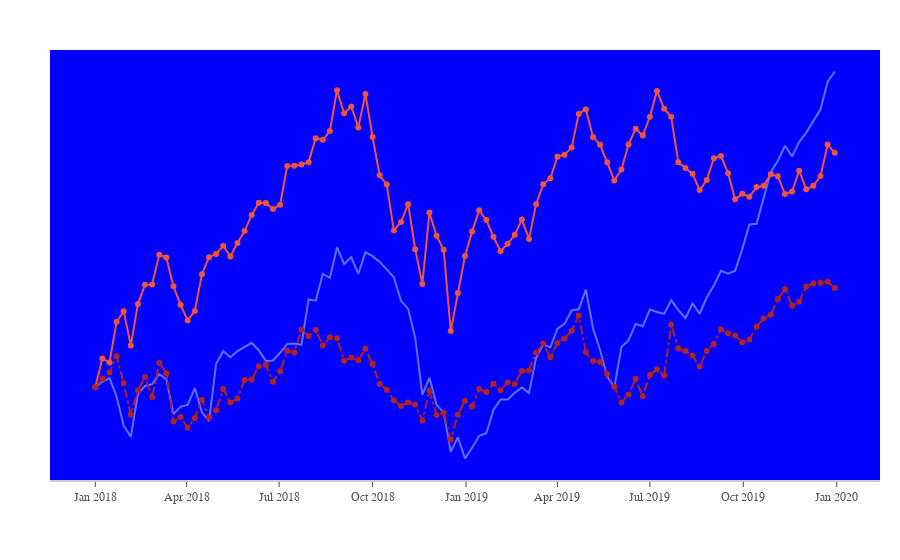

Notebook source saved alongside this figure:
### Code cell
fig = go.Figure()
fig.add_trace( go.Scatter( x = df_stocks.date, 
                           y = df_stocks.AAPL,
                         mode = 'lines',
                         name = 'Apple'
                         )
             )
fig.add_trace( go.Scatter( x = df_stocks.date,
                           y = df_stocks.AMZN,
                         mode = 'lines+markers',
                         name = 'Amazon'
                         )
             )
fig.add_trace( go.Scatter( x = df_stocks.date, 
                           y = df_stocks.GOOG,
                         mode = 'lines+markers',
                         name = 'Google', 
                         line = dict( color = 'firebrick',
                                      width = 2, 
                                      dash = 'dashdot'
                                    )
                         )
             )
fig.update_layout( xaxis = dict( showline = True, 
                                 showgrid = False, 
                                 showticklabels = True,
                                 linecolor = 'rgb(204,204,204)',
                                 linewidth = 2, 
                                 ticks = 'outside',
                                 tickfont=dict(family='Arial',
                                               size=12, 
                                               color='rgb(82,82,82)',
                                               ),
                               ),
                  yaxis=dict( showgrid = False, 
                              zeroline = False, 
                              showline = False,
                              showticklabels = False
                             ),                  
                  autosize = False,
                  margin=dict( autoexpand=False, l=50,r=20,t=50, 
                              ),
                  showlegend = False, 
                  plot_bgcolor='blue'
                 )
